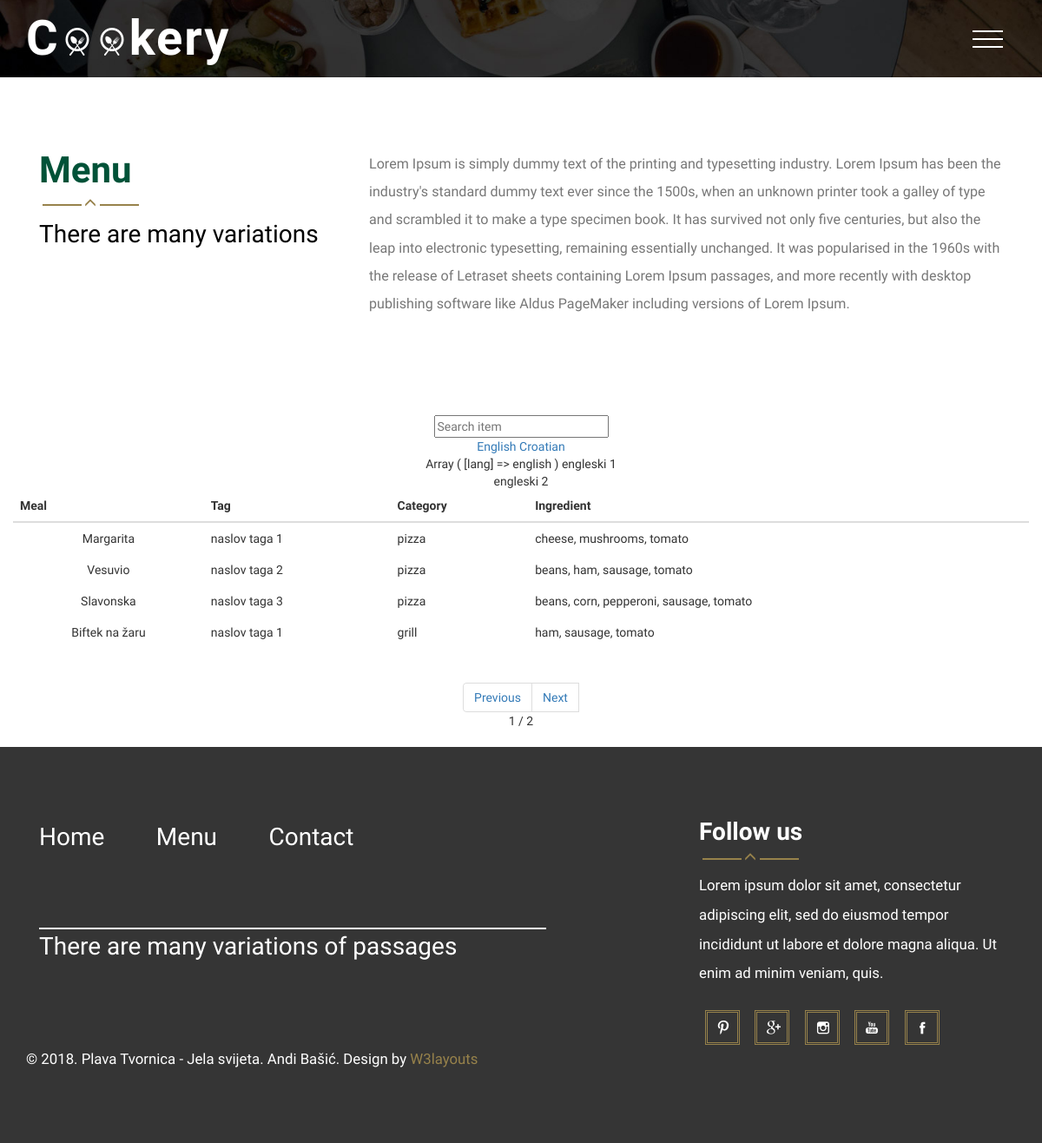
Page /menu.php on the committed database.
### tables this page shows
create table jelo(
sifra int not null primary key auto_increment,
nazivJelo varchar(50) not null,
opis varchar(50),
cijena int,
tag int not null,
kategorija int null

);

create table tag(
sifra int not null primary key auto_increment,
nazivTag varchar(50) not null,
slug varchar(50) not null
);

create table kategorija(
sifra int not null primary key auto_increment,
nazivKategorija varchar(50) not null,
nazivKategorija_en varchar(50) not null,
slug varchar(50) not null
);

### lang/english.php (called while the page is built)
<?php
$lang=array(
	'hello' => 'Hello',
	'home' => 'Home',
	'menu' => 'Menu',
	'contact' => 'Contact',
	'hello1' => 'Hello And Welcome To Jela Svijeta',
	'about' => 'About',
	'variation' => 'There are many variations',
	'food' => 'Food',
	'follow' => 'Follow us',
	'variation1' => 'There are many variations of passages',
	'design' => 'Design by',
	'previous' => 'Previous',
	'next' => 'Next',
	'term' => 'Search item',
	'meal' => 'Meal',
	'tag' => 'Tag',
	'category' => 'Category',
	'ingredient' => 'Ingredient'
);
?>

### konfiguracija.php (called while the page is built, shortened)
<?php
$brojRezultataPoStranici=4;

### menu.php (the view, shortened to what this page needs)
<?php include_once 'konfiguracija.php';
$stranica = isset($_GET["stranica"]) ? $_GET["stranica"] : 1;?>
<!DOCTYPE html>
<html>
<head>
  <?php include_once 'include/head.php'; ?>
</head>
<body>
  <?php include_once 'include/menu-menu.php'; ?>
  <?php include_once 'include/content-menu.php'; ?>
  <section class="head index-part-1">
    <div class="wow">
      <div class="container">
        <div class="row">
         <div class="font-1 helmet text-center">
           <form method="get">
            <input type="text" name="uvjet"
            placeholder="<?php echo $lang['term'];?>"
            value="<?php echo isset($_GET["uvjet"]) ? $_GET["uvjet"] : "" ?>" />
          </form>
          <ul>
           <a href="?lang=english">English</a>
           <a href="?lang=croatian">Croatian</a>
         </ul>
         <?php
         $uvjet = "%" . (isset($_GET["uvjet"]) ? $_GET["uvjet"] : "") . "%";
         print_r($_SESSION);
         switch($_SESSION['lang']){
          case "english":
          $izraz1 = $veza->prepare("
            select
            count(DISTINCT a.sifra)
            from jelo a
            inner join tag b on a.tag=b.sifra
            inner join kategorija c on a.kategorija=c.sifra
            inner join jelo_sastojak d on a.sifra=d.jelo
            inner join sastojak e on d.sastojak=e.sifra
            where concat(a.nazivJelo,b.nazivTag,c.nazivKategorija,e.nazivSastojak_en) like :uvjet");
          echo ("engleski 1");
          $izraz1->execute(array("uvjet"=>$uvjet));
          $ukupnoRedova = $izraz1->fetchColumn();
          $ukupnoStranica = ceil($ukupnoRedova/$brojRezultataPoStranici);
          break;
        }
        ?>
        <div class="table-responsive">
          <table class="table">
            <thead>
              <tr>
                <th><?php echo $lang['meal'];?></th>
                <th><?php echo $lang['tag'];?></th>
                <th><?php echo $lang['category'];?></th>
                <th><?php echo $lang['ingredient'];?></th>
              </tr>
            </thead>
            <tbody>
              <?php
              switch($_SESSION['lang']){
                case "english":
                $izraz1 = $veza->prepare("
                  select
                  a.sifra,
                  a.nazivJelo,
                  a.opis,
                  a.cijena,
                  b.nazivTag,
                  c.nazivKategorija,
                  GROUP_CONCAT(DISTINCT e.nazivSastojak_en SEPARATOR ', ') as nazivSastojak
                  from jelo a
                  inner join tag b on a.tag=b.sifra
                  inner join kategorija c on a.kategorija=c.sifra
                  inner join jelo_sastojak d on a.sifra=d.jelo
                  inner join sastojak e on d.sastojak=e.sifra
                  where concat(a.nazivJelo,b.nazivTag,c.nazivKategorija,e.nazivSastojak_en) like :uvjet
                  group by a.sifra, a.nazivJelo order by 1 limit :stranica, :brojRezultataPoStranici
                  ");
                $izraz1->bindValue("stranica", $stranica* $brojRezultataPoStranici -  $brojRezultataPoStranici , PDO::PARAM_INT);
                $izraz1->bindValue("brojRezultataPoStranici", $brojRezultataPoStranici, PDO::PARAM_INT);
                $izraz1->bindParam("uvjet", $uvjet);
                $izraz1->execute();
                $rezultati = $izraz1->fetchAll(PDO::FETCH_OBJ);
                break;
              }
              ?>
              <?php
              foreach ($rezultati as $red):
               ?>
               <tr>
                <td><?php echo $red->nazivJelo; ?></td>
                <td><?php echo $red->nazivTag; ?></td>
                <td><?php echo $red->nazivKategorija; ?></td>
                <td><?php echo $red->nazivSastojak; ?></td>
              </tr>
            <?php endforeach; ?>
          </tbody>
        </table>
        <?php
        if($ukupnoRedova>$brojRezultataPoStranici){
          include 'paginacija.php';
        }
        ?>
      </div>
    </div>
  </div>
</div>
</div>
</section>
<?php include_once 'include/footer.php'; ?>
</body>
</html>

### include/head.php (shortened to what this page needs)
<link href="css/bootstrap.css" rel="stylesheet" type="text/css" media="all" />
<link href="css/style.css" rel="stylesheet" type="text/css" media="all" />
<link href="css/styles.css" rel="stylesheet">
	<link rel="stylesheet" type="text/css" href="css/component.css" />
<link href="css/animate.min.css" rel="stylesheet">

### include/menu-menu.php (shortened to what this page needs)
<div class="header head">
	<div class="container">
		<div class="logo animated wow pulse" data-wow-duration="1000ms" data-wow-delay="500ms">
			<h1><a href="index.php"><span>C</span><img src="images/oo.png" alt=""><img src="images/oo.png" alt="">kery</a></h1>
		</div>
		<div class="nav-icon">
			<a href="#" class="navicon"></a>
		</div>
	<div class="clearfix"></div>
	</div></div>

### include/content-menu.php
<div class="menu">
	<div class="container">
		<div class="menu-top">
			<div class="col-md-4 menu-left animated wow fadeInLeft" data-wow-duration="1000ms" data-wow-delay="500ms">
				<h3><?php echo $lang['menu'];?></h3>
				<label><i class="glyphicon glyphicon-menu-up"></i></label>
				<span><?php echo $lang['variation'];?></span>
			</div>
			<div class="col-md-8 menu-right animated wow fadeInRight" data-wow-duration="1000ms" data-wow-delay="500ms">
				<p>Lorem Ipsum is simply dummy text of the printing and typesetting industry. Lorem Ipsum has been the industry's standard dummy text ever since the 1500s, when an unknown printer took a galley of type and scrambled it to make a type specimen book. It has survived not only five centuries, but also the leap into electronic typesetting, remaining essentially unchanged. It was popularised in the 1960s with the release of Letraset sheets containing Lorem Ipsum passages, and more recently with desktop publishing software like Aldus PageMaker including versions of Lorem Ipsum.</p>
			</div>
			<div class="clearfix"> </div>
		</div>
	</div>
</div>

### paginacija.php (shortened to what this page needs)
<?php
include_once 'konfiguracija.php';
?>
<ul class="pagination text-center">
  <li class="pagination-previous"><a href="?stranica=<?php echo $stranica - 1; ?>&uvjet=<?php echo isset($_GET["uvjet"]) ? $_GET["uvjet"] : "" ?>"><?php echo $lang['previous'];?></a></li>
  <li class="pagination-next"><a href="?stranica=<?php echo $stranica + 1; ?>&uvjet=<?php echo isset($_GET["uvjet"]) ? $_GET["uvjet"] : "" ?>"><?php echo $lang['next'];?></a></li><br>
     <li><?php echo $stranica ?> / <?php echo $ukupnoStranica; ?></li>
</ul>

### include/footer.php
<div class="footer">
		<div class="container">
			<div class="footer-head">
				<div class="col-md-8 footer-top animated wow fadeInRight" data-wow-duration="1000ms" data-wow-delay="500ms">
					<ul class=" in">
						<li><a href="index.php"><?php echo $lang['home'];?></a></li>
						<li><a  href="menu.php"><?php echo $lang['menu'];?></a></li>
						<li><a  href="contact.php"><?php echo $lang['contact'];?></a></li>
					</ul>
						<span><?php echo $lang['variation1'];?></span>
				</div>
				<div class="col-md-4 footer-bottom  animated wow fadeInLeft" data-wow-duration="1000ms" data-wow-delay="500ms">
					<h2><?php echo $lang['follow'];?></h2>
					<label><i class="glyphicon glyphicon-menu-up"></i></label>
					<p>Lorem ipsum dolor sit amet, consectetur adipiscing elit, sed do eiusmod tempor incididunt ut labore et dolore magna aliqua. Ut enim ad minim veniam, quis.</p>
					<ul class="social-ic">
						<li><a href="#"><i></i></a></li>
						<li><a href="#"><i class="ic"></i></a></li>
						<li><a href="#"><i class="ic1"></i></a></li>
						<li><a href="#"><i class="ic2"></i></a></li>
						<li><a href="#"><i class="ic3"></i></a></li>
					</ul>
				</div>
			<div class="clearfix"> </div>
			</div>
			<p class="footer-class animated wow bounce" data-wow-duration="1000ms" data-wow-delay="500ms">&copy; 2018. Plava Tvornica - Jela svijeta. Andi Bašić. <?php echo $lang['design'];?> <a href="http://w3layouts.com/" target="_blank">W3layouts</a> </p>
		</div>
	</div>

### css/style.css (style rules this page uses)
body { background:#fff; font-family: 'Open Sans Condensed', sans-serif; }
body a { transition: 0.5s all; -webkit-transition: 0.5s all; -o-transition: 0.5s all; -moz-transition: 0.5s all; -ms-transition: 0.5s all; }
ul { padding: 0; margin: 0; }
h1,h2,h3,h4,h5,h6,label,p { margin:0; }
.logo { float:left; }
.logo h1 { font-family: 'Raleway', sans-serif; font-size: 4em; font-weight: 700; letter-spacing: 2px; }
.logo a { color: #fff; text-decoration:none; }
.logo a img { margin: 0px 4px; }
.nav-icon { float: right; margin-top: 1.5em; }
.header { background:url(../images/2.jpg) no-repeat left; width:100%; background-size:cover; min-height:750px; display:block; padding-top: 1em; }
.head { min-height:89px; }
.footer { background-color: #353535; padding: 6em 0; }
ul.in li { display:inline-block; }
ul.in li a { color: #FFFFFF; font-size: 2em; text-decoration: none; padding: 0 2em 0 0; display: block; }
.footer-top span { font-size: 2em; color: #fff; font-family: 'Raleway', sans-serif; border-top: 2px solid #fff; width: 80%; display: block; margin: 3em 0; }
p.footer-class { font-size: 1.2em; color: #fff; }
p.footer-class a { text-decoration:none; color:#97824B; }
.footer-bottom h2 { font-size: 2em; color: #fff; font-family: 'Raleway', sans-serif; font-weight: 700; line-height: 1em; }
.footer-bottom p { font-size:1.2em; color:#fff; margin-bottom: 1.5em; line-height:2em; }
.footer-bottom label { display: block; margin: 0.4em 0; }
.footer-bottom label:before, .footer-bottom label:after { width: 45px; height: 2px; display: inline-block; vertical-align: middle; content: ""; margin: 0 1%; background-color: #97824b; }
.footer-bottom i { font-size: 1em; color: #97824b; }
.social-ic li { display:inline-block; }
.social-ic li a i { width: 40px; height: 40px; display: block; background: url(../images/img-sprite.png)no-repeat 0px 2px; margin: 0 0.5em; transition: 0.5s all; -webkit-transition: 0.5s all; -o-transition: 0.5s all; -moz-transition: 0.5s all; -ms-transition: 0.5s all; border:3px double #97824b; }
.social-ic li a i.ic { background: url(../images/img-sprite.png)no-repeat -75px 2px; }
.social-ic li a i.ic1 { background: url(../images/img-sprite.png)no-repeat -145px 2px; }
.social-ic li a i.ic2 { background: url(../images/img-sprite.png)no-repeat -229px 2px; }
.social-ic li a i.ic3 { background: url(../images/img-sprite.png)no-repeat -305px 2px; }
.menu-top { padding: 0em 0 2em; }
.menu-left h3 { font-size:3em; color: #005238; font-family: 'Raleway', sans-serif; font-weight:700; }
.menu-left span { font-size:2em; color:#000; }
.menu-right p { font-size:1.15em; color:#777; line-height: 2em; }
.menu-left label { display: block; margin: 0.4em 0; }
.menu-left label:before,.menu-left label:after { width: 45px; height: 2px; display: inline-block; vertical-align: middle; content: ""; margin: 0 1%; background-color: #97824b; }
.menu-left i { font-size:1em; color:#97824b; }
.menu { padding: 6em 0; }
.table > thead > tr > th, .table > tbody > tr > th, .table > tfoot > tr > th, .table > thead > tr > td, .table > tbody > tr > td, .table > tfoot > tr > td { padding: 8px; line-height: 1.42857143; vertical-align: top; border-top: none; }

### css/styles.css (style rules this page uses)
body { background:#fff; font-family: 'Open Sans Condensed', sans-serif; }
.navicon { background: transparent; position: relative; height: 30px; display: inline-block; z-index: 99; -webkit-transition: linear 0.5s all; transition: linear 0.5s all; width:50px; }
.navicon:before, .navicon:after { background: #fff; -webkit-backface-visibility: hidden; backface-visibility: hidden; content: ""; height: 2px; left: 0; -webkit-transition: 0.8s ease; transition: 0.8s ease; width: 35px; }
.navicon:before { box-shadow: #fff 0 9px 0 0; position: absolute; top: 0; }
.navicon:after { position: absolute; top: 18px; }

### menu.php (style rules this page uses)
table tbody tr td:nth-child(2), table tbody tr td:nth-child(3), table tbody tr td:nth-child(4) { text-align: left; }

### rows in the picture
jelo: nazivJelo "Margarita", tag.nazivTag "naslov taga 1", kategorija.nazivKategorija "pizza", nazivSastojak "cheese, mushrooms, tomato"
jelo: nazivJelo "Vesuvio", tag.nazivTag "naslov taga 2", kategorija.nazivKategorija "pizza", nazivSastojak "beans, ham, sausage, tomato"
jelo: nazivJelo "Slavonska", tag.nazivTag "naslov taga 3", kategorija.nazivKategorija "pizza", nazivSastojak "beans, corn, pepperoni, sausage, tomato"
jelo: nazivJelo "Biftek na žaru", tag.nazivTag "naslov taga 1", kategorija.nazivKategorija "grill", nazivSastojak "ham, sausage, tomato"

### other values in the picture
$lang['menu'] "Menu"
$lang['variation'] "There are many variations"
$lang['meal'] "Meal"
$lang['tag'] "Tag"
$lang['category'] "Category"
$lang['ingredient'] "Ingredient"
$lang['previous'] "Previous"
$lang['next'] "Next"
$stranica "1"
$ukupnoStranica "2"
$lang['home'] "Home"
$lang['contact'] "Contact"
$lang['variation1'] "There are many variations of passages"
$lang['follow'] "Follow us"
$lang['design'] "Design by"
